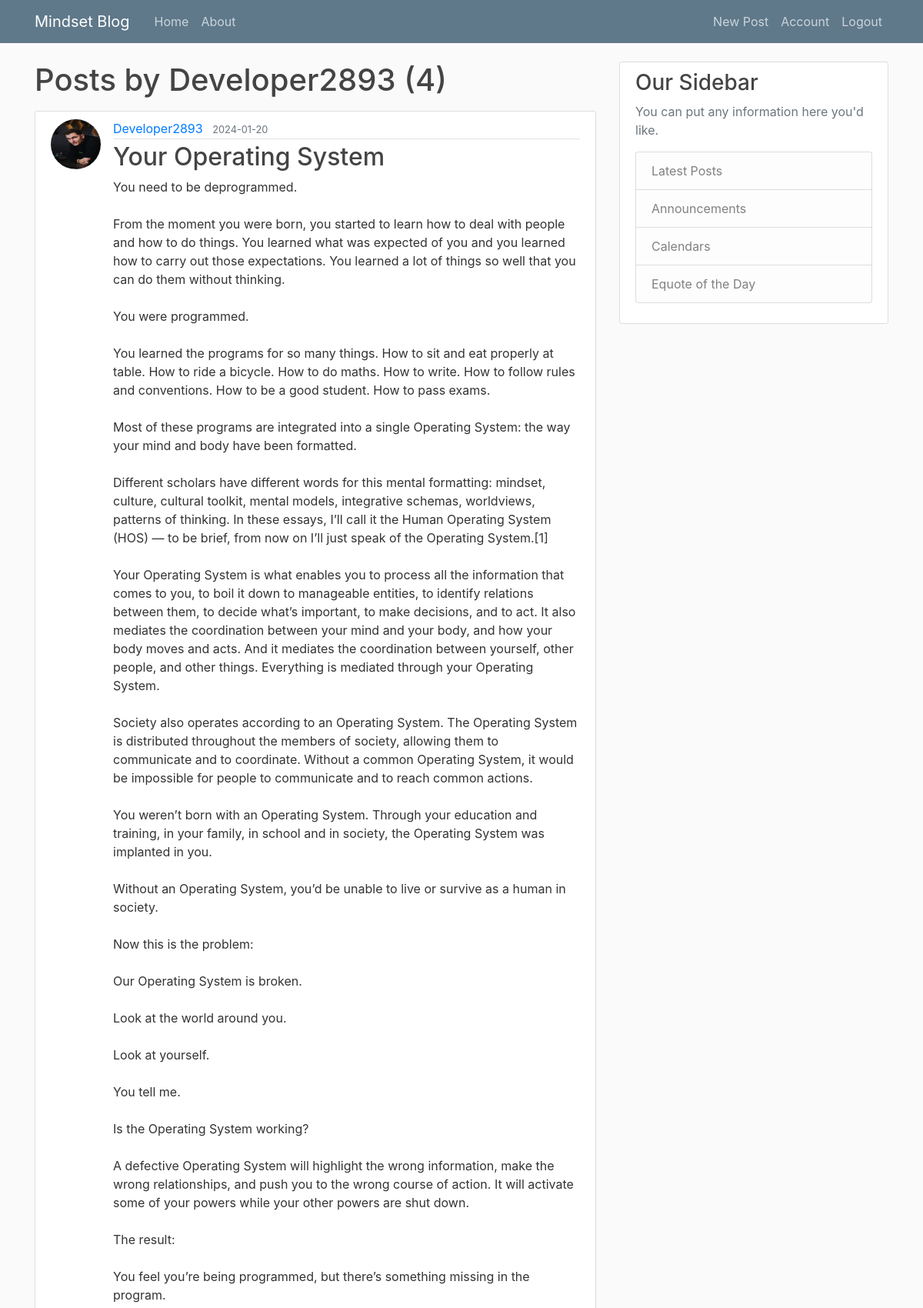
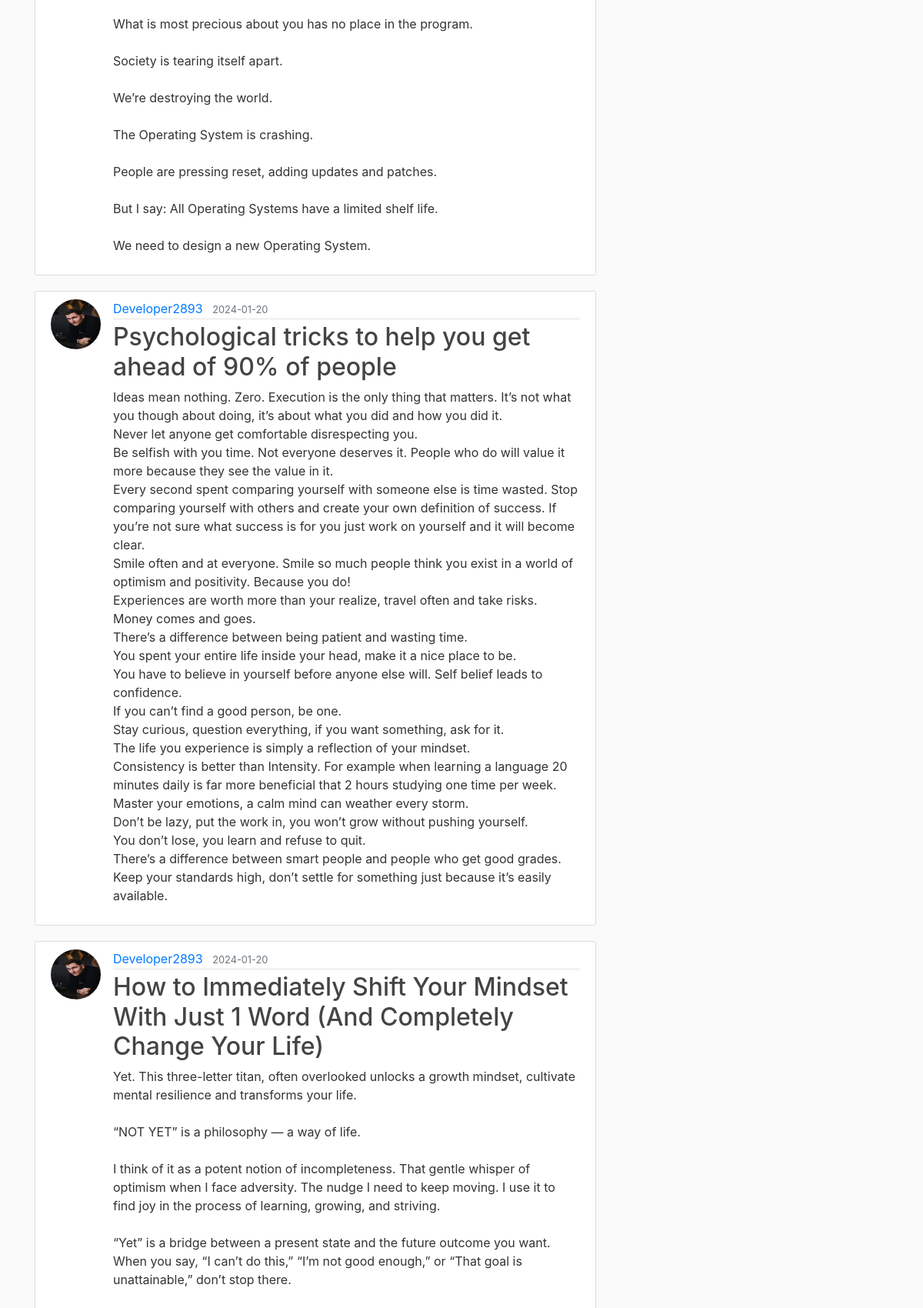
Page /user/Developer2893 (signed in, upper part) on the committed database (2 pictures, top to bottom).
### blog/models.py (models this page shows, shortened)
class User(db.Model, UserMixin):
    id = db.Column(db.Integer, primary_key=True)
    username = db.Column(db.String(20), unique=True, nullable=False)
    email = db.Column(db.String(120), unique=True, nullable=False)
    image_file = db.Column(db.String(20), nullable=False, default='default.jpg')
    password = db.Column(db.String(60), nullable=False)
    posts = db.relationship('Post', backref='author', lazy=True)

class Post(db.Model):
    id = db.Column(db.Integer, primary_key=True)
    title = db.Column(db.String(100), nullable=False)
    date_posted = db.Column(db.DateTime, nullable=False, default=datetime.utcnow)
    content = db.Column(db.Text, nullable=False)
    user_id = db.Column(db.Integer, db.ForeignKey('user.id'), nullable=False)

### blog/routes.py (the view)
@app.route("/user/<string:username>")
def user_posts(username):
    page = request.args.get('page', 1, type=int)
    user = User.query.filter_by(username=username).first_or_404()
    posts = Post.query.filter_by(author=user)\
        .order_by(Post.date_posted.desc())\
        .paginate(page=page, per_page=5)
    return render_template('user_posts.html', posts=posts, user=user)

### blog/models.py (called while the page is built)
@login_manager.user_loader
def load_user(user_id):
    return User.query.get(int(user_id))

### blog/templates/user_posts.html (shortened to what this page needs)
{% extends "layout.html" %}
{% block content %}
    <h1 class="mb-3">Posts by {{ user.username }} ({{ posts.total }})</h1>
    {% for post in posts.items %}
        <article class="media content-section">
          <img class="rounded-circle article-img" src="{{ url_for('static', filename='profile_pics/' + post.author.image_file) }}">
          <div class="media-body">
            <div class="article-metadata">
              <a class="mr-2" href="{{ url_for('user_posts', username=post.author.username) }}">{{ post.author.username }}</a>
              <small class="text-muted">{{ post.date_posted.strftime('%Y-%m-%d') }}</small>
            </div>
            <h2><a class="article-title" href="{{ url_for('post', post_id=post.id) }}">{{ post.title }}</a></h2>
            <p class="article-content">{{ post.content }}</p>
          </div>
        </article>
    {% endfor %}
{% endblock content %}

### blog/static/main.css (style rules this page uses)
body { background: #fafafa; color: #333333; margin-top: 5rem; }
h1, h2, h3, h4, h5, h6 { color: #444444; }
.content-section { background: #ffffff; padding: 10px 20px; border: 1px solid #dddddd; border-radius: 3px; margin-bottom: 20px; }
.article-title { color: #444444; }
.article-content { white-space: pre-line; }
.article-img { height: 65px; width: 65px; margin-right: 16px; }
.article-metadata { padding-bottom: 1px; margin-bottom: 4px; border-bottom: 1px solid #e3e3e3 }

### rows in the picture
User: username "Developer2893"
Post: image_file (picture), author.username "Developer2893", date_posted "2024-01-20", title "Your Operating System", content "You need to be deprogrammed. From the moment you were born, you started to learn how to deal with people and how to do things. You learned what was expected of you and you learned how to carry out those expectations. You learned a lot of things so well that you can do them without thinking. You were programmed. You learned the programs for so many things. How to sit and eat properly at table. How to ride a bicycle. How to do maths. How to write. How to follow rules and conventions. How to be a good student. How to pass exams. Most of these programs are integrated into a single Operating System: the way your mind and body have been formatted. Different scholars have different words for this…"
Post: image_file (picture), author.username "Developer2893", date_posted "2024-01-20", title "Psychological tricks to help you get ahead of 90% of people", content "Ideas mean nothing. Zero. Execution is the only thing that matters. It’s not what you though about doing, it’s about what you did and how you did it. Never let anyone get comfortable disrespecting you. Be selfish with you time. Not everyone deserves it. People who do will value it more because they see the value in it. Every second spent comparing yourself with someone else is time wasted. Stop comparing yourself with others and create your own definition of success. If you’re not sure what success is for you just work on yourself and it will become clear. Smile often and at everyone. Smile so much people think you exist in a world of optimism and positivity. Because you do! Experiences are…"
Post: image_file (picture), author.username "Developer2893", date_posted "2024-01-20", title "How to Immediately Shift Your Mindset With Just 1 Word (And Completely Change Your Life)"

### other values in the picture
{{ posts.total }} "4"
